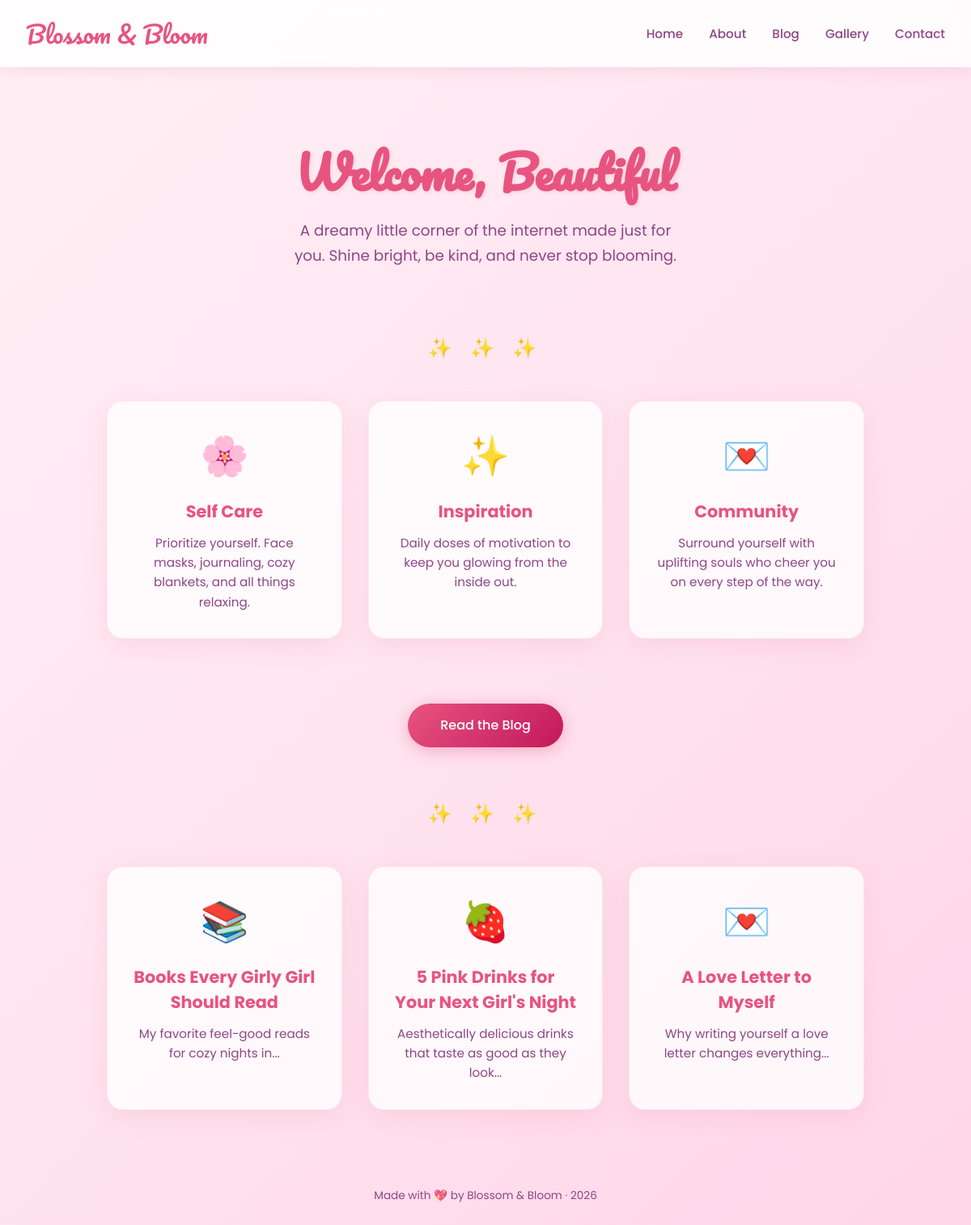
The page / on the database its author committed.
### tables this page shows
CREATE TABLE posts (
            id INTEGER PRIMARY KEY AUTOINCREMENT,
            slug TEXT UNIQUE NOT NULL,
            title TEXT NOT NULL,
            date TEXT NOT NULL,
            category TEXT NOT NULL,
            icon TEXT NOT NULL,
            excerpt TEXT NOT NULL,
            content TEXT NOT NULL
        );

### app.py (the view)
@app.route("/")
def home():
    db = get_db()
    posts = db.execute("SELECT * FROM posts ORDER BY id DESC LIMIT 3").fetchall()
    return render_template("index.html", posts=posts)

### app.py (called while the page is built)
def get_db():
    if "db" not in g:
        g.db = sqlite3.connect(DB_PATH)
        g.db.row_factory = sqlite3.Row
    return g.db

### templates/index.html (shortened to what this page needs)
<!DOCTYPE html>
<html lang="en">
<head>
</head>
<body>
    <nav>
        <a href="/" class="logo">Blossom & Bloom</a>
        <ul class="nav-links">
            <li><a href="/">Home</a></li>
            <li><a href="/about">About</a></li>
            <li><a href="/blog">Blog</a></li>
            <li><a href="/gallery">Gallery</a></li>
            <li><a href="/contact">Contact</a></li>
        </ul>
    </nav>
    <section class="hero">
        <h1 class="floating">Welcome, Beautiful</h1>
        <p>A dreamy little corner of the internet made just for you. Shine bright, be kind, and never stop blooming.</p>
    </section>
    <div class="sparkle-divider">&#10024; &#10024; &#10024;</div>
    <section class="cards">
        <div class="card">
            <div class="card-icon">&#127800;</div>
            <h3>Self Care</h3>
            <p>Prioritize yourself. Face masks, journaling, cozy blankets, and all things relaxing.</p>
        </div>
        <div class="card">
            <div class="card-icon">&#10024;</div>
            <h3>Inspiration</h3>
            <p>Daily doses of motivation to keep you glowing from the inside out.</p>
        </div>
        <div class="card">
            <div class="card-icon">&#128140;</div>
            <h3>Community</h3>
            <p>Surround yourself with uplifting souls who cheer you on every step of the way.</p>
        </div>
    </section>
    <section class="cta">
        <a href="/blog">Read the Blog</a>
    </section>
    <div class="sparkle-divider">&#10024; &#10024; &#10024;</div>
    <section class="cards">
        {% for post in posts %}
        <a href="/blog/{{ post.slug }}" class="card" style="text-decoration:none;">
            <div class="card-icon">{{ post.icon }}</div>
            <h3>{{ post.title }}</h3>
            <p>{{ post.excerpt }}</p>
        </a>
        {% endfor %}
    </section>
    <footer>
        Made with &#128150; by Blossom & Bloom &middot; 2026
    </footer>
</body>
</html>

### templates/index.html (style rules this page uses)
* { margin: 0; padding: 0; box-sizing: border-box; }
body { font-family: 'Poppins', sans-serif; background: linear-gradient(135deg, #fff0f5, #ffe4f0, #ffd6e8); color: #5a2d4e; min-height: 100vh; }
nav { background: rgba(255, 255, 255, 0.85); backdrop-filter: blur(10px); padding: 1rem 2rem; display: flex; justify-content: space-between; align-items: center; box-shadow: 0 2px 20px rgba(219, 112, 147, 0.2); position: sticky; top: 0; z-index: 100; }
.logo { font-family: 'Pacifico', cursive; font-size: 1.8rem; color: #e75480; text-decoration: none; }
.nav-links { display: flex; gap: 2rem; list-style: none; }
.nav-links a { text-decoration: none; color: #8e4585; font-weight: 500; font-size: 0.95rem; padding: 0.4rem 0; border-bottom: 2px solid transparent; transition: all 0.3s; }
.hero { text-align: center; padding: 5rem 2rem 4rem; }
.hero h1 { font-family: 'Pacifico', cursive; font-size: 3.5rem; color: #e75480; margin-bottom: 0.5rem; text-shadow: 2px 2px 4px rgba(231, 84, 128, 0.15); }
.hero p { font-size: 1.15rem; color: #8e4585; max-width: 500px; margin: 0 auto; line-height: 1.7; }
.sparkle-divider { text-align: center; padding: 1rem 0; font-size: 1.5rem; letter-spacing: 0.5rem; color: #e75480; }
.cards { display: grid; grid-template-columns: repeat(auto-fit, minmax(280px, 1fr)); gap: 2rem; max-width: 1000px; margin: 0 auto; padding: 2rem; }
.card { background: rgba(255, 255, 255, 0.8); border-radius: 20px; padding: 2rem; text-align: center; box-shadow: 0 8px 30px rgba(219, 112, 147, 0.15); transition: transform 0.3s, box-shadow 0.3s; border: 1px solid rgba(231, 84, 128, 0.1); }
.card-icon { font-size: 3rem; margin-bottom: 1rem; }
.card h3 { font-size: 1.3rem; color: #e75480; margin-bottom: 0.75rem; }
.card p { color: #8e4585; line-height: 1.6; font-size: 0.95rem; }
.cta { text-align: center; padding: 3rem 2rem; }
.cta a { display: inline-block; background: linear-gradient(135deg, #e75480, #c2185b); color: white; text-decoration: none; padding: 0.9rem 2.5rem; border-radius: 50px; font-weight: 500; font-size: 1rem; box-shadow: 0 4px 20px rgba(231, 84, 128, 0.4); transition: all 0.3s; }
footer { text-align: center; padding: 2rem; color: #8e4585; font-size: 0.85rem; margin-top: 2rem; }
.floating { animation: float 3s ease-in-out infinite; }

### rows shown on the page
posts: icon "📚", title "Books Every Girly Girl Should Read", excerpt "My favorite feel-good reads for cozy nights in..."
posts: icon "🍓", title "5 Pink Drinks for Your Next Girl's Night", excerpt "Aesthetically delicious drinks that taste as good as they look..."
posts: icon "💌", title "A Love Letter to Myself", excerpt "Why writing yourself a love letter changes everything..."
